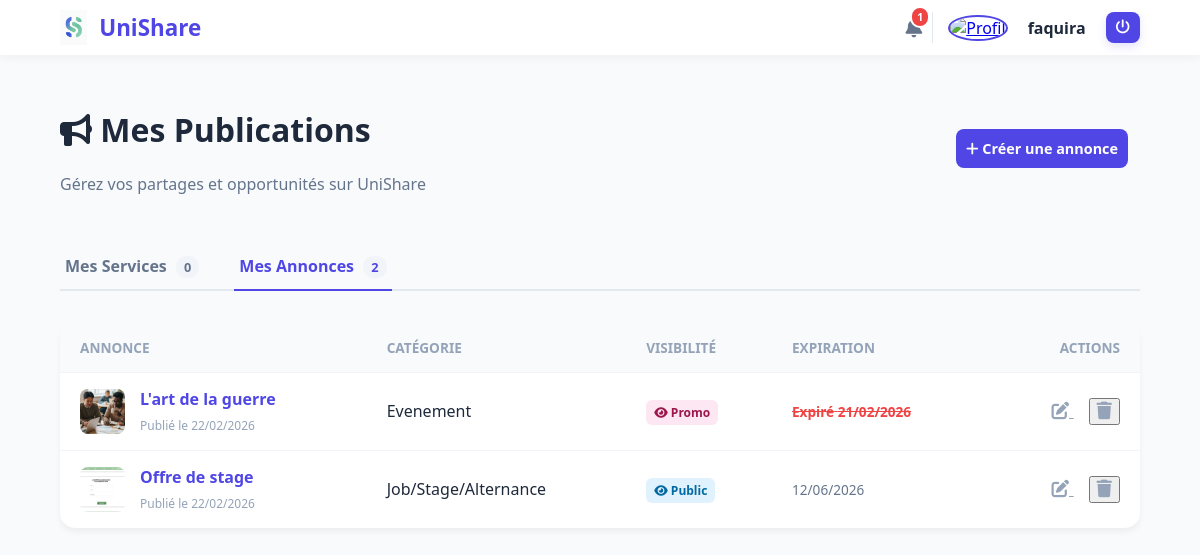
The page /annonces/mes-annonces/ (signed in) on the database its author committed.
### UniShare/models.py (models this page shows, shortened)
class Utilisateur(models.Model):
    class Role(models.TextChoices):
        ETUDIANT = "ETU", "Etudiant"
        ANCIEN = "ANC", "Ancien"
        ADMIN = "ADM", "Administrateur"
    nom = models.fields.CharField(max_length=100)
    prenom = models.fields.CharField(max_length=100)
    email = models.fields.EmailField(unique=True)
    mot_de_passe = models.fields.CharField(max_length=128)  # hashé idéalement
    role = models.fields.CharField(max_length=3, choices=Role.choices, default=Role.ETUDIANT)
    photo = models.ImageField(upload_to="photos/utilisateurs/", blank=True, null=True)
    demande_suppression_en_cours = models.BooleanField(default=False)
    date_demande_suppression = models.DateTimeField(null=True, blank=True)

class Annonce(models.Model):
    class Visibilite(models.TextChoices):
        PROMO = "PROMO", "Promo"
        ECOLE = "ECOLE", "Ecole"
        PUBLIC = "PUBLIC", "Public"
    class Categorie(models.TextChoices):
        JOB = "JOB", "Job/Stage/Alternance"
        BONPLAN = "BONPLAN", "Bon plan"
        EVENEMENT = "EVENT", "Evenement"
        AUTRE = "AUTRE", "Autre"
    id_annonce = models.AutoField(primary_key=True)
    titre = models.fields.CharField(max_length=120)
    description = models.fields.TextField()
    categorie = models.fields.CharField(max_length=10, choices=Categorie.choices, default=Categorie.AUTRE)
    visibilite = models.fields.CharField(max_length=6, choices=Visibilite.choices, default=Visibilite.PUBLIC)
    date_creation = models.fields.DateTimeField(auto_now_add=True)
    date_expiration = models.DateTimeField(null=True, blank=True)
    auteur = models.ForeignKey(Etudiant, on_delete=models.CASCADE, related_name="annonces")
    photo = models.ImageField(upload_to="photos/annonces/", blank=True, null=True)
    @property
    def is_expired(self):
        if not self.date_expiration:
            return False
        return self.date_expiration < timezone.now()

### UniShare/views.py (the view)
# urls.py: path("annonces/mes-annonces/", views.mesAnnonces, name="mesAnnonces"),
def mesAnnonces(request):
    redirection = verifier_connexion(request)
    if redirection:
        return redirection
    user_id = request.session['user_id']
    auteur = Etudiant.objects.get(id=user_id)
    annonces = Annonce.objects.filter(auteur=auteur, service__isnull=True)
    services = Service.objects.filter(auteur=auteur)
    notifications = Notification.objects.filter(auteur=auteur).order_by('-date')
    return render(request, "UniShare/Annonce/mesAnnonces.html", {
        "lesannonces": annonces,
        "lesservices": services,
        "notifications": notifications
    })

### UniShare/utils.py (called while the page is built)
def verifier_connexion(request):
    if 'user_id' not in request.session:
        return HttpResponseRedirect(reverse("connexion"))
    return None

def global_notifications(request):
    nb_notif = 0
    if request.session.get('user_id'):
        try:
            etudiant = Etudiant.objects.get(id=request.session['user_id'])
            notifications = Notification.objects.filter(auteur=etudiant, lu=False).order_by('-date')
            nb_notif = notifications.count()
        except Etudiant.DoesNotExist:
            nb_notif = 0
    return {
        'nb_notif': nb_notif
    }

### UniShare/templates/UniShare/Annonce/mesAnnonces.html (shortened to what this page needs)
{% extends "UniShare/base.html" %}
{% load static %}
{% block content %}
<main class="dashboard-page">
    <div class="dashboard-header">
        <div>
            <h1><i class="fas fa-bullhorn"></i> Mes Publications</h1>
            <p class="subtitle">Gérez vos partages et opportunités sur UniShare</p>
        </div>
        <a href="{% url 'creerAnnonce' %}" class="btn btn-primary">
            <i class="fas fa-plus"></i> Créer une annonce
        </a>
    </div>
    <div class="tabs-container">
        <div class="tabs">
            <a href="{% url 'mesServices' %}" class="tab-link">
                Mes Services <span class="count-badge">{{ lesservices|length }}</span>
            </a>
            <a href="{% url 'mesAnnonces' %}" class="tab-link active">
                Mes Annonces <span class="count-badge">{{ lesannonces|length }}</span>
            </a>
        </div>
    </div>
    <section class="publications-list">
        {% if lesannonces %}
            <div class="table-container">
                <table class="manage-table">
                    <thead>
                        <tr>
                            <th>Annonce</th>
                            <th>Catégorie</th>
                            <th>Visibilité</th>
                            <th>Expiration</th>
                            <th class="text-right">Actions</th>
                        </tr>
                    </thead>
                    <tbody>
                        {% for annonce in lesannonces %}
                        <tr>
                            <td class="td-main">
                                <div class="td-content">
                                    {% if annonce.photo %}
                                        <img src="{{ annonce.photo.url }}" class="mini-img">
                                    {% else %}
                                        <div class="mini-img-placeholder"><i class="fas fa-bullhorn"></i></div>
                                    {% endif %}
                                    <div>
                                        <a href="{% url 'annonceDetail' annonce.id_annonce %}" class="title-link">{{ annonce.titre }}</a>
                                        <span class="date-sub">Publié le {{ annonce.date_creation|date:"d/m/Y" }}</span>
                                    </div>
                                </div>
                            </td>
                            <td>
                                <span class="tag-light">
                                    {{ annonce.get_categorie_display }}
                                </span>
                            </td>
                            <td>
                                <span class="vis-badge {{ annonce.visibilite|lower }}">
                                    <i class="fas fa-eye"></i> {{ annonce.get_visibilite_display }}
                                </span>
                            </td>
                            <td>
                                <span class="date-expire {% if annonce.is_expired %}expired{% endif %}">
                                    {% if annonce.is_expired %}
                                        <strong>Expiré</strong>
                                    {% endif %}
                                    {{ annonce.date_expiration|date:"d/m/Y"|default:"Permanente" }}
                                </span>
                            </td>
                            <td class="text-right actions-cell">
                                <a href="{% url 'modifierAnnonce' annonce.id_annonce %}" class="btn-icon" title="Modifier">
                                    <i class="fas fa-edit"></i>
                                </a>
                                <form method="post" action="{% url 'supprimerAnnonce' annonce.id_annonce %}" style="display:inline">
                                    <button type="submit" class="btn-icon delete confirm-action" data-confirm="Supprimer cette annonce ?" title="Supprimer">
                                        <i class="fas fa-trash"></i>
                                    </button>
                                </form>
                            </td>
                        </tr>
                        {% endfor %}
                    </tbody>
                </table>
            </div>
        {% endif %}
    </section>
</main>
{% endblock %}

### UniShare/templates/UniShare/base.html (shortened to what this page needs)
{% load static %}
<!DOCTYPE html>
<html lang="fr">
<head>
    <link rel="stylesheet" href="{% static 'css/style.css' %}">
    <link rel="stylesheet" href="https://cdnjs.cloudflare.com/ajax/libs/font-awesome/6.4.0/css/all.min.css">
</head>
<body>
    <header>
        <div class="logo-area">
            <img src="{% static 'site/logo.png' %}" alt="Logo UniShare" class="logo-img">
            <span class="logo-text">UniShare</span>
        </div>
        <nav>
            <div class="auth-buttons">
                {% if request.session.user_id %}
                    <a href="{% url 'mesNotifications' %}" class="notif-wrapper">
                        <i class="fas fa-bell"></i>
                         {% if nb_notif > 0 %}
                            <span class="notif-badge">{{ nb_notif }}</span>
                        {% endif %}
                    </a>
                    <div class="user-profile-nav">
                        <a href="{% url 'profil' %}" title="Mon profil">
                            {% if request.session.user_photo %}
                                <img src="{{ request.session.user_photo }}" alt="Profil" class="nav-avatar">
                            {% else %}
                                <i class="fas fa-user-circle nav-avatar-icon"></i>
                            {% endif %}
                        </a>
                        <span class="nav-username">{{ request.session.user_prenom }}</span>
                        <a href="{% url 'deconnexion' %}" class="logout-icon btn-logout confirm-action" data-confirm="Voulez-vous vraiment vous déconnecter ?" title="Déconnexion">
                            <i class="fas fa-power-off"></i>
                        </a>
                    </div>
                {% else %}
                    <a href="{% url 'connexion' %}" class="btn-nav outline">Se connecter</a>
                    <a href="{% url 'creerCompte' %}" class="btn-nav primary">S'inscrire</a>
                {% endif %}
            </div>
        </nav>
    </header>
    {% block content %}
    {% endblock %}
</body>
</html>

### UniShare/static/css/style.css (style rules this page uses)
:root { --primary: #4F46E5; --secondary: #10B981; --text: #1E293B; --white: #ffffff; }
body { margin: 0; font-family: 'Segoe UI', sans-serif; background: #f8fafc; height: 100vh; color: var(--text); }
header { display: flex; align-items: center; justify-content: space-between; padding: 10px 5%; background: var(--white); box-shadow: 0 2px 10px rgba(0,0,0,0.05); }
.logo-area { display: flex; align-items: center; gap: 12px; }
.logo-img { height: 35px; }
.logo-text { font-size: 1.4rem; font-weight: 800; color: var(--primary); }
.auth-buttons { display: flex; align-items: center; gap: 20px; margin-left: 15px; }
.notif-wrapper { position: relative; color: #64748b; font-size: 1.2rem; text-decoration: none; transition: 0.3s; }
.notif-badge { position: absolute; top: -8px; right: -8px; background: #ef4444; color: white; font-size: 0.65rem; font-weight: bold; padding: 2px 5px; border-radius: 10px; border: 2px solid white; }
.user-profile-nav { display: flex; align-items: center; gap: 12px; padding-left: 15px; border-left: 1px solid #e2e8f0; }
.nav-avatar { width: 38px; height: 38px; border-radius: 50%; object-fit: cover; border: 2px solid var(--primary); cursor: pointer; }
.logout-icon { color: #94a3b8; text-decoration: none; font-size: 0.9rem; transition: 0.3s; }
.btn-logout { background: var(--primary); color: white !important; padding: 8px 10px; border-radius: 8px; display: inline-flex; align-items: center; justify-content: center; box-shadow: 0 4px 8px rgba(79,70,229,0.15); }
.nav-username { font-weight: 700; margin-left: 8px; margin-right: 8px; color: var(--text); }
nav { display: flex; align-items: center; gap: 20px; }
.auth-buttons { display: flex; align-items: center; gap: 10px; margin-left: 20px; }
.btn { padding: 12px 24px; border-radius: 10px; text-decoration: none; font-weight: 600; margin-right: 12px; display: inline-block; color: white; }
.btn-primary { background: var(--primary); }
.subtitle { color: #64748b; font-size: 1rem; }
.btn { padding: 10px; border-radius: 8px; text-decoration: none; font-weight: 600; text-align: center; font-size: 0.9rem; }
.dashboard-page { padding: 2rem 5%; max-width: 1200px; margin: 0 auto; }
.dashboard-header { display: flex; justify-content: space-between; align-items: center; margin-bottom: 2rem; }
.tabs-container { border-bottom: 2px solid #e2e8f0; margin-bottom: 2rem; }
.tabs { display: flex; gap: 30px; }
.tab-link { padding: 12px 5px; text-decoration: none; color: #64748b; font-weight: 600; position: relative; transition: 0.3s; }
.tab-link.active { color: var(--primary); }
.tab-link.active::after { content: ''; position: absolute; bottom: -2px; left: 0; width: 100%; height: 2px; background: var(--primary); }
.count-badge { background: #f1f5f9; padding: 2px 8px; border-radius: 10px; font-size: 0.8rem; margin-left: 5px; }
.table-container { background: white; border-radius: 15px; box-shadow: 0 4px 6px rgba(0,0,0,0.05); overflow: hidden; }
.manage-table { width: 100%; border-collapse: collapse; text-align: left; }
.manage-table th { background: #f8fafc; padding: 15px 20px; font-size: 0.85rem; color: #94a3b8; text-transform: uppercase; }
.manage-table td { padding: 15px 20px; border-top: 1px solid #f1f5f9; vertical-align: middle; }
.td-content { display: flex; align-items: center; gap: 15px; }
.mini-img, .mini-img-placeholder { width: 45px; height: 45px; border-radius: 8px; object-fit: cover; }
.title-link { display: block; font-weight: 700; color: var(--text); text-decoration: none; margin-bottom: 3px; }
.date-sub { font-size: 0.75rem; color: #94a3b8; }
.text-right { text-align: right; }
.btn-icon { color: #94a3b8; font-size: 1.1rem; margin-left: 15px; transition: 0.3s; }
.vis-badge { font-size: 0.75rem; padding: 4px 8px; border-radius: 6px; font-weight: 600; }
.vis-badge.public { background: #e0f2fe; color: #0369a1; }
.vis-badge.promo { background: #fce7f3; color: #9d174d; }
.date-expire { font-size: 0.85rem; color: #64748b; }
.date-expire.expired { color: #ef4444; font-weight: bold; text-decoration: line-through; }
.td-main .title-link { color: var(--primary); transition: 0.2s; }

### rows shown on the page
Utilisateur: session.user_prenom "faquira"
Annonce: photo (picture), titre "L'art de la guerre", date_creation "22/02/2026", categorie "Evenement", visibilite "Promo", shows "Expiré", date_expiration "21/02/2026"
Annonce: photo (picture), titre "Offre de stage", date_creation "22/02/2026", categorie "Job/Stage/Alternance", visibilite "Public", date_expiration "12/06/2026"

### other values the page prints
{{ nb_notif }} "1"
{{ lesservices|length }} "0"
{{ lesannonces|length }} "2"
